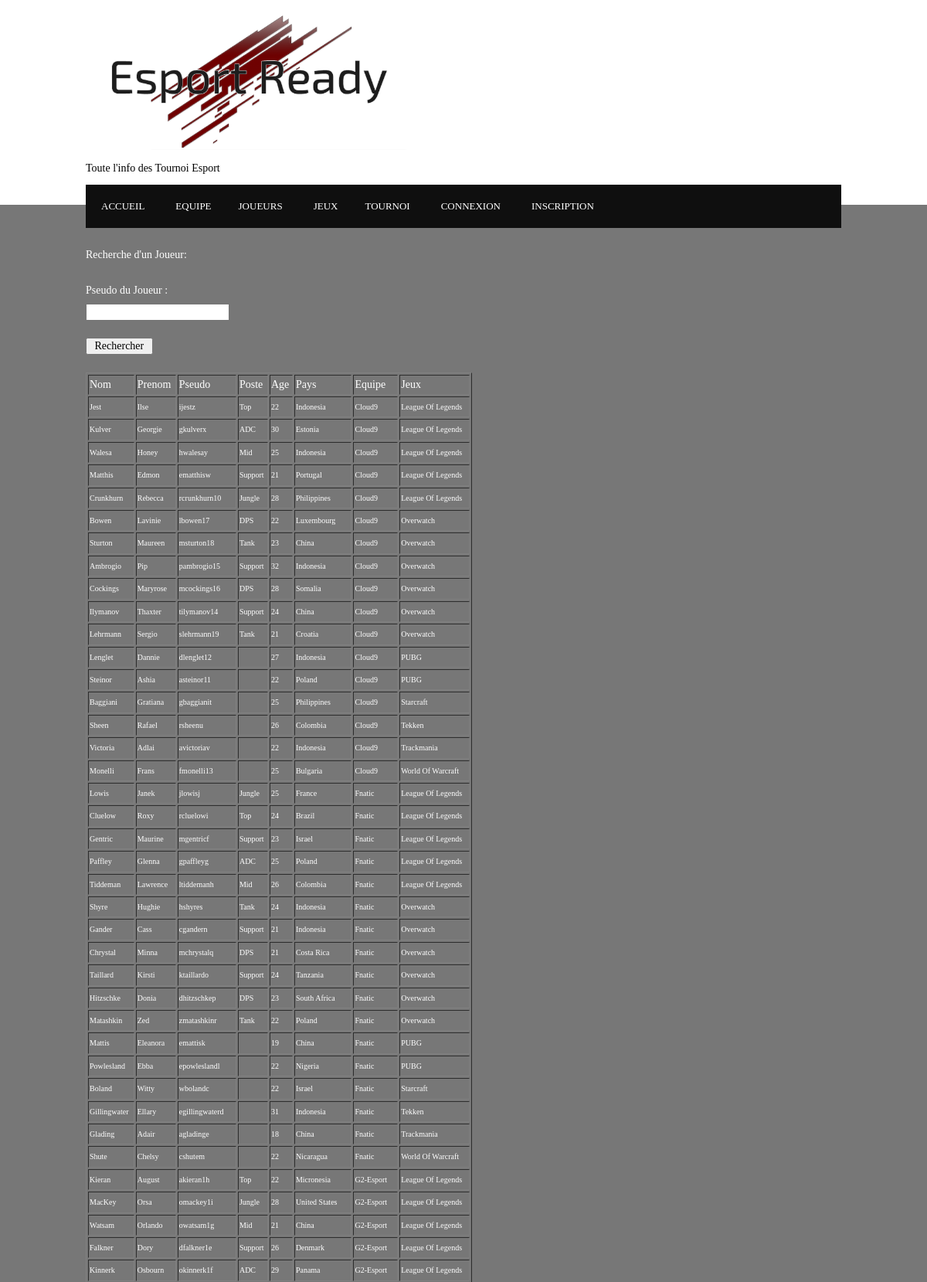
Page /pages/joueurs.php (upper part) on the committed database.
### tables this page shows
CREATE TABLE Joueurs(
    nom VARCHAR(30) NOT NULL,
    prenom VARCHAR(30) NOT NULL,
    pseudo VARCHAR(30) NOT NULL,
    poste VARCHAR(30),
    age INT(2) NOT NULL,
    pays VARCHAR(30) NOT NULL,
    nomEquipe VARCHAR(30) NOT NULL,
    nomJeux VARCHAR(30) NOT NULL,
    idUtilisateurJoueurs INT(2),
    PRIMARY KEY (nom),
    FOREIGN KEY (nomEquipe) REFERENCES Equipe (nomEquipe),
    FOREIGN KEY (nomJeux) REFERENCES Jeux (nomJeux),
    FOREIGN KEY (idUtilisateurJoueurs) REFERENCES Utilisateur (identifiant)
);

### pages/joueurs.php (the view, shortened to what this page needs)
<?php
    include('../header.php');
?>
<div class="overlay">
    <div class="hoc clear">
        <p class="texte">
            <?php
                print "Recherche d'un Joueur:";
                ?>
                <form method = "post">
                    <label>Pseudo du Joueur :</label><input type = "text" name = "pseudoJoueurs" id="pseudoJoueurs"/><br/>
                    <input type = "submit" value = " Rechercher "/><br />
                </form>
        <table width=500 border=1>
            <tr>
                <td>Nom</td>
                <td>Prenom</td>
                <td>Pseudo</td>
                <td>Poste</td>
                <td>Age</td>
                <td>Pays</td>
                <td>Equipe</td>
                <td>Jeux</td>
            </tr>
        <?php
            $sql = "SELECT nom, prenom, pseudo, poste, age, pays, nomEquipe, nomJeux FROM Joueurs
                    ORDER BY nomEquipe, nomJeux";
            $result = mysqli_query($db,$sql);
            while ($get_info = $result->fetch_row()){
            print "<tr>\n";
            foreach ($get_info as $field)
            print "\t<td><font size=1/>$field</font></td>\n";
            print "</tr>\n";
            }
            print "</table>\n";
        ?>
        </p>
    </div>
</div>

### style.css (style rules this page uses)
.hoc { display:block; margin:0 auto; }
.clear, .group { display:block; }
body { margin:0; padding:0; font-size:14px; line-height:1.6em; }
.overlay { position:relative; z-index:1; }
.overlay::after { display:block; position:absolute; top:0; left:0; width:100%; height:100%; content:""; z-index:-1; }
.clear::before, .clear::after, .group::before, .group::after { display:table; content:""; }
.clear, .clear::after, .group, .group::after { clear:both; }
body { font-family:Exo2_Light; }
.texte { padding:10px 0; margin-left: auto; display:block; font-family: Exo2; }
form, fieldset, legend { margin:0; padding:0; border:none; }
label, input, textarea, select, button { display:block; resize:none; outline:none; font-size:inherit; font-family:inherit; }
label { margin-bottom:5px; }
body { background-color:rgb(255, 255, 255); }
.overlay { color:#FFFFFF; background-color:rgb(119, 119, 119); }
@media screen and (min-width:978px) { .hoc { max-width:978px; } }

### rows in the picture
joueurs: nom "Jest", prenom "Ilse", pseudo "ijestz", poste "Top", age "22", pays "Indonesia", nomEquipe "Cloud9", nomJeux "League Of Legends"
joueurs: nom "Kulver", prenom "Georgie", pseudo "gkulverx", poste "ADC", age "30", pays "Estonia", nomEquipe "Cloud9", nomJeux "League Of Legends"
joueurs: nom "Walesa", prenom "Honey", pseudo "hwalesay", poste "Mid", age "25", pays "Indonesia", nomEquipe "Cloud9", nomJeux "League Of Legends"
joueurs: nom "Matthis", prenom "Edmon", pseudo "ematthisw", poste "Support", age "21", pays "Portugal", nomEquipe "Cloud9", nomJeux "League Of Legends"
joueurs: nom "Crunkhurn", prenom "Rebecca", pseudo "rcrunkhurn10", poste "Jungle", age "28", pays "Philippines", nomEquipe "Cloud9", nomJeux "League Of Legends"
joueurs: nom "Bowen", prenom "Lavinie", pseudo "lbowen17", poste "DPS", age "22", pays "Luxembourg", nomEquipe "Cloud9", nomJeux "Overwatch"
joueurs: nom "Sturton", prenom "Maureen", pseudo "msturton18", poste "Tank", age "23", pays "China", nomEquipe "Cloud9", nomJeux "Overwatch"
joueurs: nom "Ambrogio", prenom "Pip", pseudo "pambrogio15", poste "Support", age "32", pays "Indonesia", nomEquipe "Cloud9", nomJeux "Overwatch"
joueurs: nom "Cockings", prenom "Maryrose", pseudo "mcockings16", poste "DPS", age "28", pays "Somalia", nomEquipe "Cloud9", nomJeux "Overwatch"
joueurs: nom "Ilymanov", prenom "Thaxter", pseudo "tilymanov14", poste "Support", age "24", pays "China", nomEquipe "Cloud9", nomJeux "Overwatch"
joueurs: nom "Lehrmann", prenom "Sergio", pseudo "slehrmann19", poste "Tank", age "21", pays "Croatia", nomEquipe "Cloud9", nomJeux "Overwatch"
joueurs: nom "Lenglet", prenom "Dannie", pseudo "dlenglet12", age "27", pays "Indonesia", nomEquipe "Cloud9", nomJeux "PUBG"
joueurs: nom "Steinor", prenom "Ashia", pseudo "asteinor11", age "22", pays "Poland", nomEquipe "Cloud9", nomJeux "PUBG"
joueurs: nom "Baggiani", prenom "Gratiana", pseudo "gbaggianit", age "25", pays "Philippines", nomEquipe "Cloud9", nomJeux "Starcraft"
joueurs: nom "Sheen", prenom "Rafael", pseudo "rsheenu", age "26", pays "Colombia", nomEquipe "Cloud9", nomJeux "Tekken"
joueurs: nom "Victoria", prenom "Adlai", pseudo "avictoriav", age "22", pays "Indonesia", nomEquipe "Cloud9", nomJeux "Trackmania"
joueurs: nom "Monelli", prenom "Frans", pseudo "fmonelli13", age "25", pays "Bulgaria", nomEquipe "Cloud9", nomJeux "World Of Warcraft"
joueurs: nom "Lowis", prenom "Janek", pseudo "jlowisj", poste "Jungle", age "25", pays "France", nomEquipe "Fnatic", nomJeux "League Of Legends"
joueurs: nom "Cluelow", prenom "Roxy", pseudo "rcluelowi", poste "Top", age "24", pays "Brazil", nomEquipe "Fnatic", nomJeux "League Of Legends"
joueurs: nom "Gentric", prenom "Maurine", pseudo "mgentricf", poste "Support", age "23", pays "Israel", nomEquipe "Fnatic", nomJeux "League Of Legends"
joueurs: nom "Paffley", prenom "Glenna", pseudo "gpaffleyg", poste "ADC", age "25", pays "Poland", nomEquipe "Fnatic", nomJeux "League Of Legends"
joueurs: nom "Tiddeman", prenom "Lawrence", pseudo "ltiddemanh", poste "Mid", age "26", pays "Colombia", nomEquipe "Fnatic", nomJeux "League Of Legends"
joueurs: nom "Shyre", prenom "Hughie", pseudo "hshyres", poste "Tank", age "24", pays "Indonesia", nomEquipe "Fnatic", nomJeux "Overwatch"
joueurs: nom "Gander", prenom "Cass", pseudo "cgandern", poste "Support", age "21", pays "Indonesia", nomEquipe "Fnatic", nomJeux "Overwatch"
joueurs: nom "Chrystal", prenom "Minna", pseudo "mchrystalq", poste "DPS", age "21", pays "Costa Rica", nomEquipe "Fnatic", nomJeux "Overwatch"
joueurs: nom "Taillard", prenom "Kirsti", pseudo "ktaillardo", poste "Support", age "24", pays "Tanzania", nomEquipe "Fnatic", nomJeux "Overwatch"
joueurs: nom "Hitzschke", prenom "Donia", pseudo "dhitzschkep", poste "DPS", age "23", pays "South Africa", nomEquipe "Fnatic", nomJeux "Overwatch"
joueurs: nom "Matashkin", prenom "Zed", pseudo "zmatashkinr", poste "Tank", age "22", pays "Poland", nomEquipe "Fnatic", nomJeux "Overwatch"
joueurs: nom "Mattis", prenom "Eleanora", pseudo "emattisk", age "19", pays "China", nomEquipe "Fnatic", nomJeux "PUBG"
joueurs: nom "Powlesland", prenom "Ebba", pseudo "epowleslandl", age "22", pays "Nigeria", nomEquipe "Fnatic", nomJeux "PUBG"
joueurs: nom "Boland", prenom "Witty", pseudo "wbolandc", age "22", pays "Israel", nomEquipe "Fnatic", nomJeux "Starcraft"
joueurs: nom "Gillingwater", prenom "Ellary", pseudo "egillingwaterd", age "31", pays "Indonesia", nomEquipe "Fnatic", nomJeux "Tekken"
joueurs: nom "Glading", prenom "Adair", pseudo "agladinge", age "18", pays "China", nomEquipe "Fnatic", nomJeux "Trackmania"
joueurs: nom "Shute", prenom "Chelsy", pseudo "cshutem", age "22", pays "Nicaragua", nomEquipe "Fnatic", nomJeux "World Of Warcraft"
joueurs: nom "Kieran", prenom "August", pseudo "akieran1h", poste "Top", age "22", pays "Micronesia", nomEquipe "G2-Esport", nomJeux "League Of Legends"
joueurs: nom "MacKey", prenom "Orsa", pseudo "omackey1i", poste "Jungle", age "28", pays "United States", nomEquipe "G2-Esport", nomJeux "League Of Legends"
joueurs: nom "Watsam", prenom "Orlando", pseudo "owatsam1g", poste "Mid", age "21", pays "China", nomEquipe "G2-Esport", nomJeux "League Of Legends"
joueurs: nom "Falkner", prenom "Dory", pseudo "dfalkner1e", poste "Support", age "26", pays "Denmark", nomEquipe "G2-Esport", nomJeux "League Of Legends"
joueurs: nom "Kinnerk", prenom "Osbourn", pseudo "okinnerk1f", poste "ADC", age "29", pays "Panama", nomEquipe "G2-Esport", nomJeux "League Of Legends"
